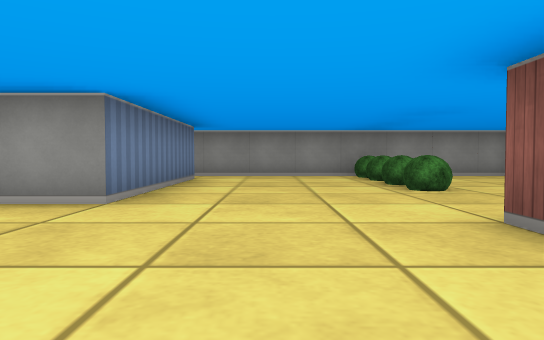
[1] (above)

21 first-person views from a walk through a cub3D maze. The camera is about half as high as the walls, tilts 2° down and sees 70° across. The floor is counted in squares. Each view is taken from the middle of a square. On the plan, view 1 faces up. The plan holds only what a view shows up to about 9 squares ahead; the rest is blank.

[2]
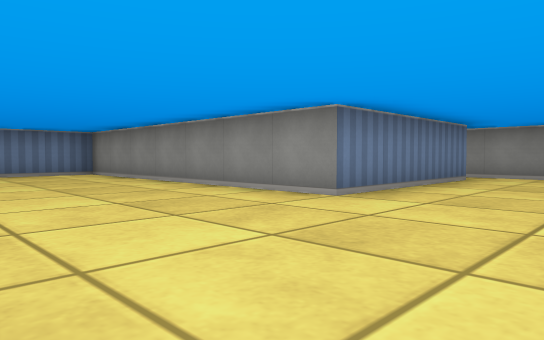

[3]
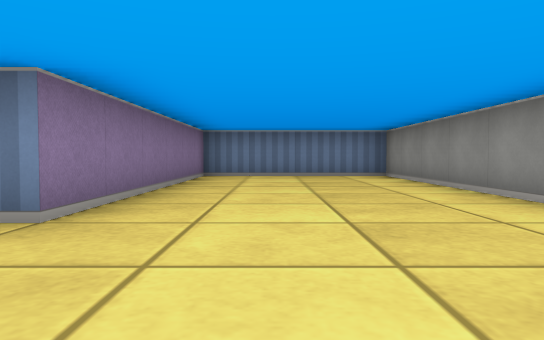

[4]
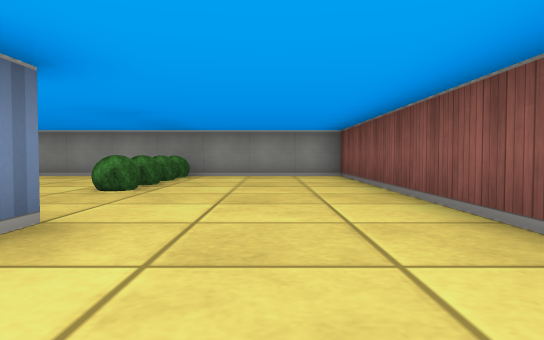

[5]
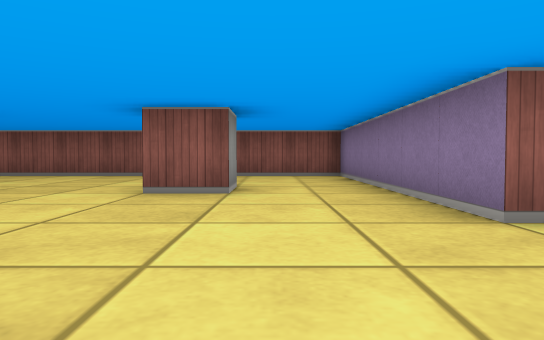

[6]
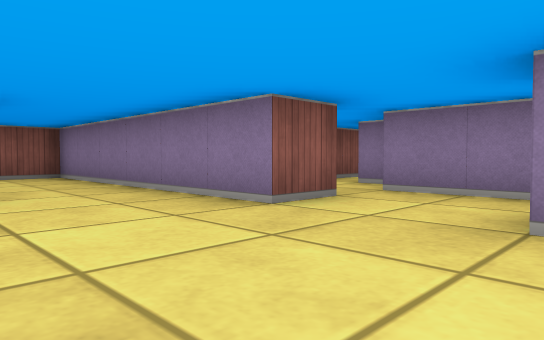

[7]
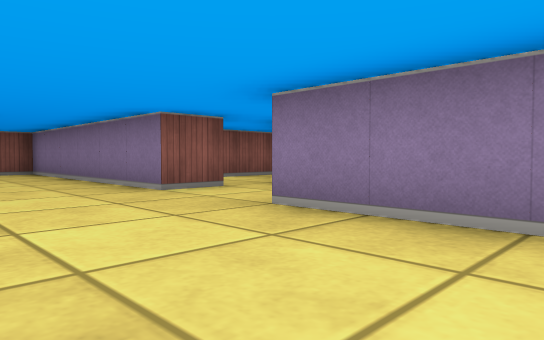

[8]
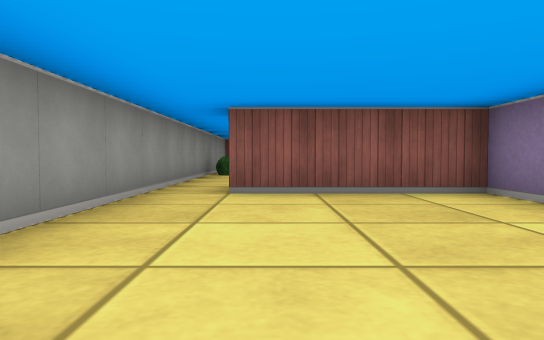

[9]
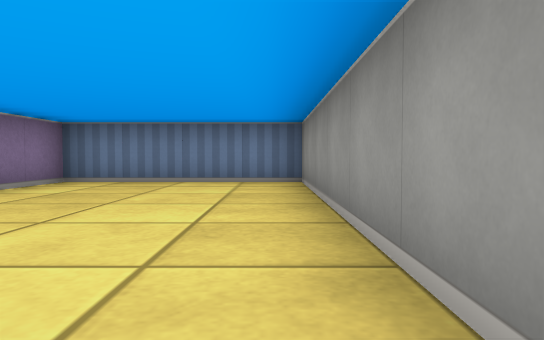

[10]
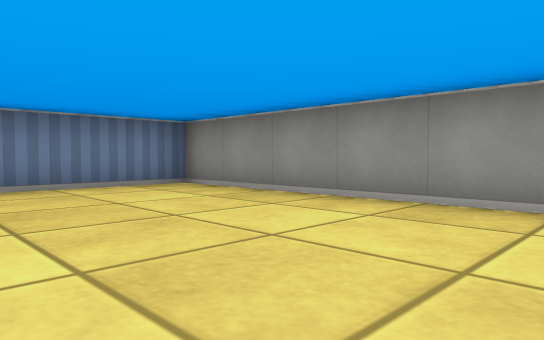

[11]
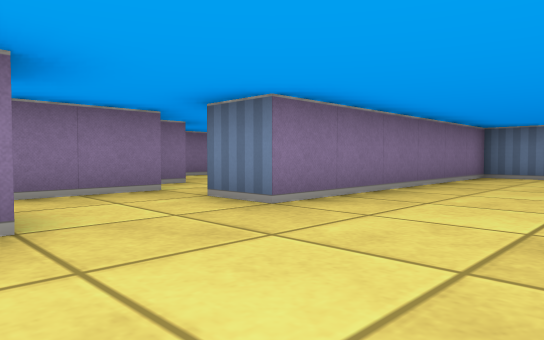

[12]
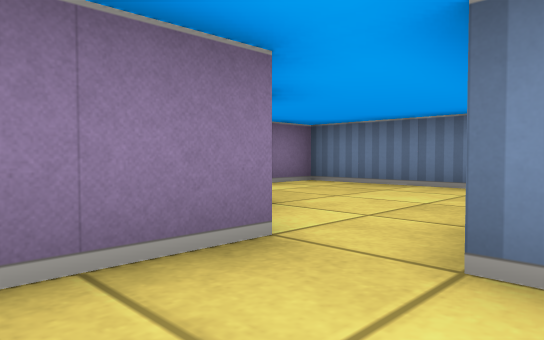

[13]
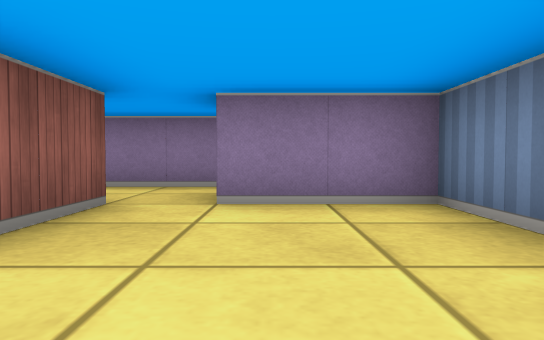

[14]
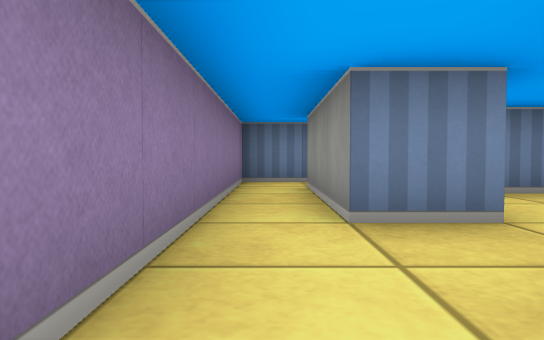

[15]
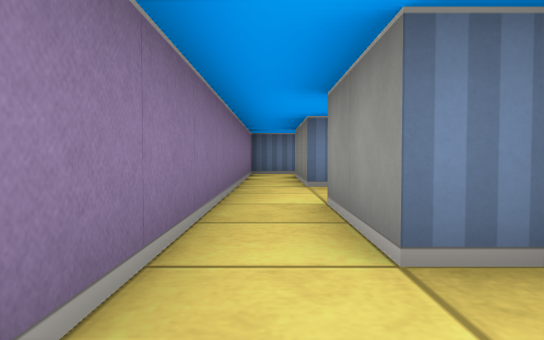

[16]
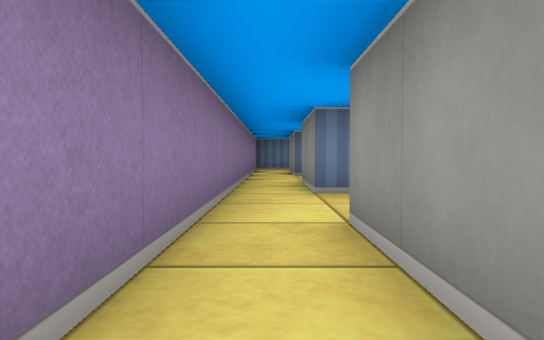

[17]
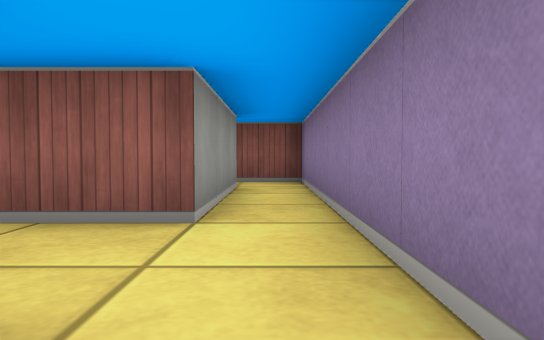

[18]
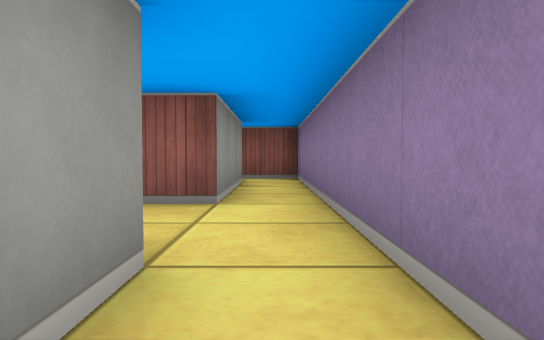

[19]
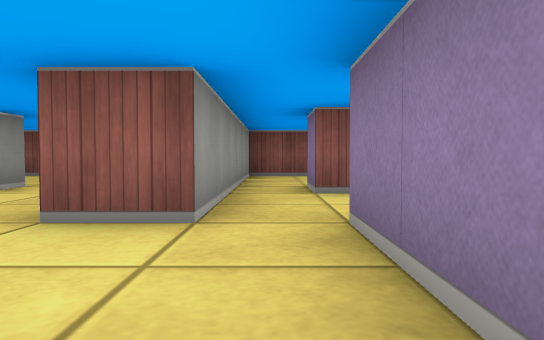

[20]
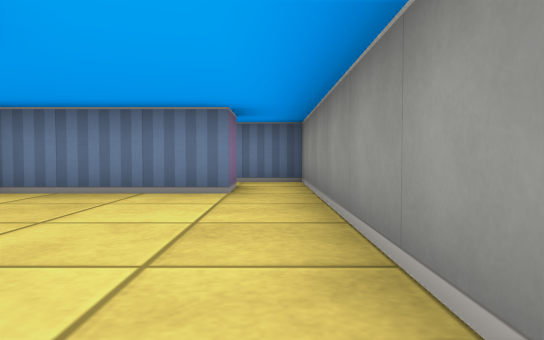

[21]
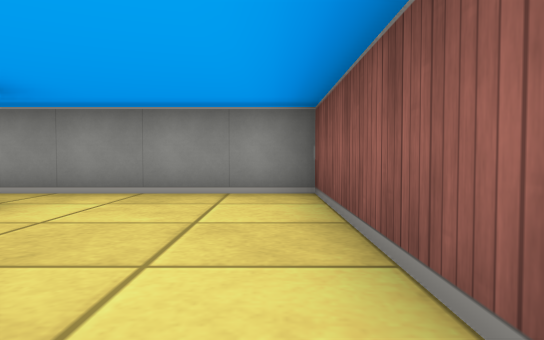

### Floor plan
Ten units are one square. View 1 is at (0, 0); x grows to the right and y downward. Boxes are objects, and circles mark ways between rooms. Rooms are numbered by the first view taken in them; rooms with no view inside come last. Other rooms are left out.
<svg viewBox="-90 -90 150 170">
<path fill="none" stroke="#000" d="M25 -15 15 -15 15 -25M-5 15 -5 5 55 5 55 -85 -15 -85M-15 -76 -15 -35 -85 -35 -85 5 -25 5 -25 15M-35 -45 -25 -45 -25 -75M-15 -85 -85 -85 -85 -45 -69 -45M-35 35 -30 35M-35 55 -35 41M-75 25 -65 25 -65 55 -45 55 -45 65M-35 15 -75 15M-45 75 -5 75M-5 65 -25 65M-5 75 55 75 55 65M45 65 15 65 15 55M-5 59 -5 65M-25 25 -5 25M-25 15 -35 15M5 15 -5 15M55 65 55 15 25 15M-85 64 -85 75 -45 75M-75 15 -85 15 -85 26M-45 65 -75 65M0 35 5 35M25 15 5 15M15 55 15 25 25 25"/>
<rect x="15" y="-55" width="10" height="10" fill="#bbb"><title>bush</title></rect>
<rect x="15" y="-65" width="10" height="10" fill="#bbb"><title>bush</title></rect>
<rect x="15" y="-75" width="10" height="10" fill="#bbb"><title>bush</title></rect>
<rect x="15" y="-85" width="10" height="10" fill="#bbb"><title>bush</title></rect>
<circle cx="-20" cy="-80" r="3" fill="#2a7"/>
<circle cx="-15" cy="10" r="3" fill="#2a7"/>
<circle cx="-40" cy="60" r="3" fill="#2a7"/>
<circle cx="-30" cy="20" r="3" fill="#2a7"/>
<circle cx="-70" cy="20" r="3" fill="#2a7"/>
<circle cx="-10" cy="70" r="3" fill="#2a7"/>
<circle cx="-40" cy="70" r="3" fill="#2a7"/>
<circle cx="50" cy="60" r="3" fill="#2a7"/>
<circle cx="10" cy="50" r="3" fill="#2a7"/>
<circle cx="0" cy="20" r="3" fill="#2a7"/>
<circle cx="20" cy="20" r="3" fill="#2a7"/>
<text x="0" y="-30">1</text>
<text x="-50" y="-70">2</text>
<text x="-50" y="40">3</text>
<text x="-30" y="70">4</text>
<text x="20" y="70">5</text>
<text x="-20" y="20">6</text>
<text x="40" y="40">7</text>
<text x="-80" y="50">8</text>
<text x="10" y="30">9</text>
</svg>
Room 1 opens to room 2. Room 1 opens to room 6. Room 3 opens to room 4. Room 3 opens to room 6. Room 3 opens to room 8. Room 4 opens to room 5. Room 4 opens to room 8. Room 5 opens to room 7. Room 5 opens to room 9. Room 6 opens to room 9. Room 7 opens to room 9.

Where each view was taken, in squares from view 1:
view 1: 0 up, 0 right, facing up
view 2: 0 up, 1 right, facing up-left
view 3: 1 up, 0 right, facing left
view 4: 0 up, 4 right, facing up
view 5: 1 up, 3 left, facing right
view 6: 2 up, 3 left, facing down-right
view 7: 2 up, 5 left, facing down-right
view 8: 7 up, 7 left, facing right
view 9: 8 up, 2 left, facing left
view 10: 5 up, 3 left, facing up-left
view 11: 2 up, 0 right, facing down-left
view 12: 1 down, 1 left, facing down-left
view 13: 2 down, 5 left, facing down
view 14: 7 down, 2 left, facing left
view 15: 7 down, 1 right, facing left
view 16: 7 down, 4 right, facing left
view 17: 7 down, 1 left, facing right
view 18: 7 down, 2 left, facing right
view 19: 2 down, 3 left, facing right
view 20: 2 down, 2 left, facing left
view 21: 6 down, 5 right, facing up
